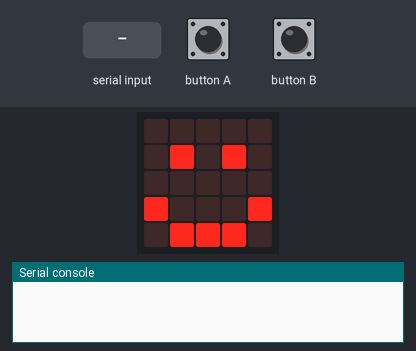
Simulated run of this program. Board: BBC micro:bit running MicroPython. On the bench: the board's 5×5 LED display, the last lines printed to the serial console. The inputs (shaded band) are chosen by the test bench. Random numbers come from a fixed seed; no radio messages arrive unless stated (any console line starting 'radio sent:' is added by the test bench); the 48×5 strip is a reading aid, not a part: it shows the text the display is scrolling, unrolled, one strip-width of it at a time.

Above: at 1.2 s.
1.3 s: button A pressed for 0.15 s
At 1.6 s:
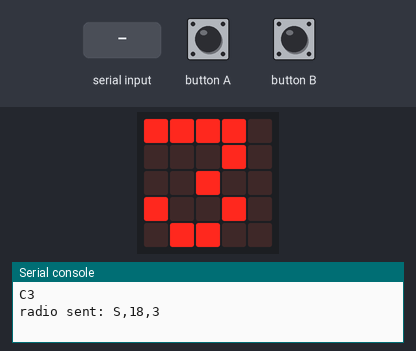
4.4 s: "G-" typed at the serial console, then Enter
At 11.3 s:
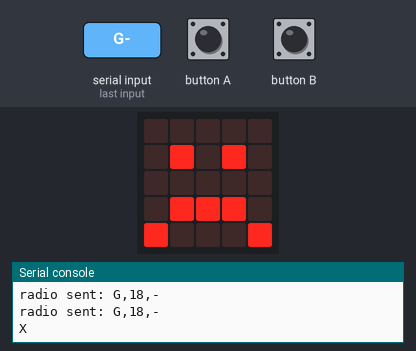
13.4 s: button A pressed for 1 s
At 27.0 s:
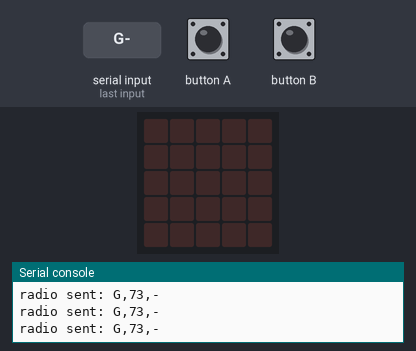
Timing chart, 0 to 28.5 s (numbered marks = the images above; inputs shaded):
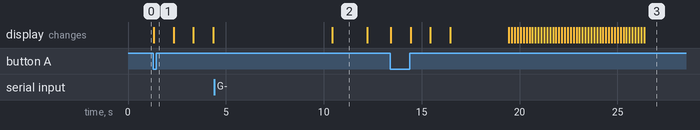

Measured:
- after the input at 1.3 s, the display: changes at once (image 1)
- after the input at 13.4 s, the display: first changes at once (image 3 shows a later state)
- what the display in image 2 shows lasts 1.8 s, from 10.4 s to 12.2 s

The program:

07_ssp_duell.py
```python
# Etappe 2, Schritt 4 (Finale): Duell per Funk
# Zwei Personen stehen Rücken an Rücken, jede vor ihrer eigenen Laptop-Kamera.
# Beide laden dieses Programm und stellen dieselbe GRUPPE ein (jedes Paar eine andere Zahl!).
#   Taste A: Runde starten. Auf BEIDEN micro:bits läuft der Countdown 3-2-1.
#   Taste B: Punkte auf 0 zurücksetzen
# Bei 0 holt jeder micro:bit das Handzeichen vom eigenen Browser (Seite ki/02-microbit/),
# schickt es per Funk an den anderen, vergleicht und zeigt das Ergebnis.
#
# Seriell (USB, 115200 Baud, Zeilen mit \n), gleich wie in 06_ssp_ki.py:
#   micro:bit -> Browser:  "C3" "C2" "C1" | "?" | "R <ich> <gegnerin> <ergebnis>" | "P <ich> <gegnerin>" | "X"
#   Browser -> micro:bit:  "G0" Stein, "G1" Papier, "G2" Schere, "G-" nicht sicher erkannt
# Funk (Text):
#   "S,<runde>,<n>"  Start: Runde Nummer <runde>, Countdown steht bei <n> (3, 2 oder 1)
#   "G,<runde>,<g>"  Handzeichen <g> ("0", "1", "2" oder "-") in Runde <runde>
# Die Rundennummer schützt vor alten Funknachrichten: Nachrichten einer anderen Runde zählen nicht.
from microbit import *
import radio
import random

GRUPPE = 7                    # Paar 1 = 1, Paar 2 = 2, ... (0 bis 255)

radio.config(group=GRUPPE)
radio.on()
uart.init(baudrate=115200)    # USB-Verbindung zum Computer

STEIN = Image("00000:09990:09990:09990:00000")
PAPIER = Image("99999:90009:90009:90009:99999")
SCHERE = Image("99009:99090:00900:99090:99009")
BILDER = [STEIN, PAPIER, SCHERE]

ANTWORT_MS = 3000             # so lange wartet der micro:bit auf den eigenen Browser
FUNK_MS = 6000                # so lange wartet er auf das Handzeichen der anderen Person

punkte_ich = 0
punkte_gegner = 0
puffer = ""                   # angefangene Zeile vom Browser
runde = 0                     # Nummer der laufenden Runde
letzte_runde = 0              # Nummer der zuletzt gespielten Runde
gegner_geste = None           # Handzeichen der anderen Person in dieser Runde


def ergebnis(ich, gegner):
    # 1 = gewonnen, 0 = unentschieden, -1 = verloren
    d = (ich - gegner) % 3
    if d == 0:
        return 0
    if d == 1:
        return 1
    return -1


# ---------- USB-Seite (Browser) ----------

def senden(text):
    uart.write(text + "\n")


def zeile_lesen():
    # Gibt eine vollständige Zeile vom Browser zurück, sonst None
    global puffer
    if uart.any():
        daten = uart.read()
        if daten:
            try:
                puffer += str(daten, "UTF-8")
            except ValueError:
                puffer = ""
    if len(puffer) > 40:
        puffer = ""
    i = puffer.find("\n")
    if i < 0:
        return None
    zeile = puffer[:i].strip()
    puffer = puffer[i + 1:]
    return zeile


def geste_lesen(zeile):
    # "G0".."G2" -> "0".."2", "G-" -> "-", alles andere -> None
    if zeile == "G-":
        return "-"
    if len(zeile) == 2 and zeile[0] == "G" and zeile[1] in "012":
        return zeile[1]
    return None


def handzeichen_holen():
    # Alte Nachrichten wegwerfen, den Browser fragen, auf die Antwort warten
    global puffer
    while uart.any():
        uart.read()
    puffer = ""
    senden("?")
    start = running_time()
    while running_time() - start < ANTWORT_MS:
        zeile = zeile_lesen()
        if zeile is not None:
            g = geste_lesen(zeile)
            if g is not None:
                return g
        sleep(10)
    return None


# ---------- Funk-Seite ----------

def funk_lesen():
    # Eine Funknachricht als Text, None wenn nichts wartet, "" wenn sie kaputt war
    try:
        return radio.receive()
    except ValueError:
        return ""


def nachricht_lesen(text):
    # "S,12,3" -> ("S", 12, 3); "G,12,1" -> ("G", 12, "1"); alles andere -> None
    if text is None:
        return None
    teile = text.split(",")
    if len(teile) != 3:
        return None
    typ = teile[0]
    try:
        r = int(teile[1])
    except ValueError:
        return None
    wert = teile[2]
    if typ == "S" and wert in ("1", "2", "3"):
        return ("S", r, int(wert))
    if typ == "G" and wert in ("0", "1", "2", "-"):
        return ("G", r, wert)
    return None


def funk_senden(typ, wert):
    radio.send(typ + "," + str(runde) + "," + str(wert))


def funk_pruefen():
    # Liest alle wartenden Funknachrichten und behandelt nur die passenden
    global runde, gegner_geste
    text = funk_lesen()
    while text is not None:
        n = nachricht_lesen(text)
        if n is not None:
            typ, r, wert = n
            if typ == "S" and r != runde and r != letzte_runde:
                # Beide haben fast gleichzeitig gestartet: die grössere Nummer gewinnt
                if r > runde:
                    runde = r
            elif typ == "G" and r == runde:
                gegner_geste = wert
            # alles andere (alte Runde, Wiederholungen) wird ignoriert
        text = funk_lesen()


def neue_rundennummer():
    r = random.randint(1, 99)
    while r == letzte_runde:
        r = random.randint(1, 99)
    return r


def funk_leeren():
    while radio.receive_bytes() is not None:
        pass


# ---------- Eine Runde ----------

def runde_spielen(start_n):
    global letzte_runde, gegner_geste, punkte_ich, punkte_gegner
    gegner_geste = None

    # Countdown: bei jeder Zahl den Start nochmals funken (falls einer verpasst wurde)
    for n in range(start_n, 0, -1):
        senden("C" + str(n))
        display.show(str(n))
        funk_senden("S", n)
        ende = running_time() + 1000
        while running_time() < ende:
            funk_pruefen()
            sleep(20)
    display.show("0")

    mein = handzeichen_holen()
    if mein is None:
        display.scroll("Browser?")
        mein = "-"                      # die andere Person erfährt: diese Runde zählt nicht

    # Meine Wahl funken und auf die der anderen Person warten
    funk_senden("G", mein)
    start = running_time()
    letzter_versuch = start
    while gegner_geste is None and running_time() - start < FUNK_MS:
        funk_pruefen()
        if running_time() - letzter_versuch > 300:
            funk_senden("G", mein)      # Funk kann Nachrichten verlieren: nochmals senden
            letzter_versuch = running_time()
        sleep(20)

    if gegner_geste is not None:
        for i in range(3):              # die andere Person wartet vielleicht noch auf mich
            funk_senden("G", mein)
            sleep(100)

    letzte_runde = runde

    if gegner_geste is None:
        senden("X")
        display.show(Image.SAD)         # keine Antwort per Funk
        sleep(1500)
    elif mein == "-" or gegner_geste == "-":
        senden("X")
        display.show(Image.CONFUSED)    # eine Hand nicht sicher erkannt: Runde wiederholen
        sleep(1500)
    else:
        ich = int(mein)
        gegner = int(gegner_geste)
        e = ergebnis(ich, gegner)
        senden("R %d %d %d" % (ich, gegner, e))
        display.show(BILDER[ich])
        sleep(1000)
        display.show(BILDER[gegner])
        sleep(1000)
        if e == 1:
            punkte_ich += 1
            display.show(Image.YES)
        elif e == -1:
            punkte_gegner += 1
            display.show(Image.NO)
        else:
            display.show("=")
        sleep(1000)
        senden("P %d %d" % (punkte_ich, punkte_gegner))
        display.scroll(str(punkte_ich) + ":" + str(punkte_gegner))

    # Übrig gebliebene Funknachrichten dieser Runde wegwerfen
    sleep(300)
    funk_leeren()


# --- Hauptschleife ---
display.show(Image.HAPPY)
while True:
    start_n = 0
    if button_a.was_pressed():
        runde = neue_rundennummer()
        start_n = 3
    else:
        n = nachricht_lesen(funk_lesen())
        if n is not None and n[0] == "S" and n[1] != letzte_runde:
            runde = n[1]                # die andere Person hat gestartet
            start_n = n[2]
    if start_n > 0:
        runde_spielen(start_n)
        button_a.was_pressed()          # Tastendrücke während der Runde vergessen
        button_b.was_pressed()
        display.show(Image.HAPPY)
    if button_b.was_pressed():
        punkte_ich = 0
        punkte_gegner = 0
        senden("P 0 0")
        display.show(Image.HAPPY)
    sleep(20)
```
